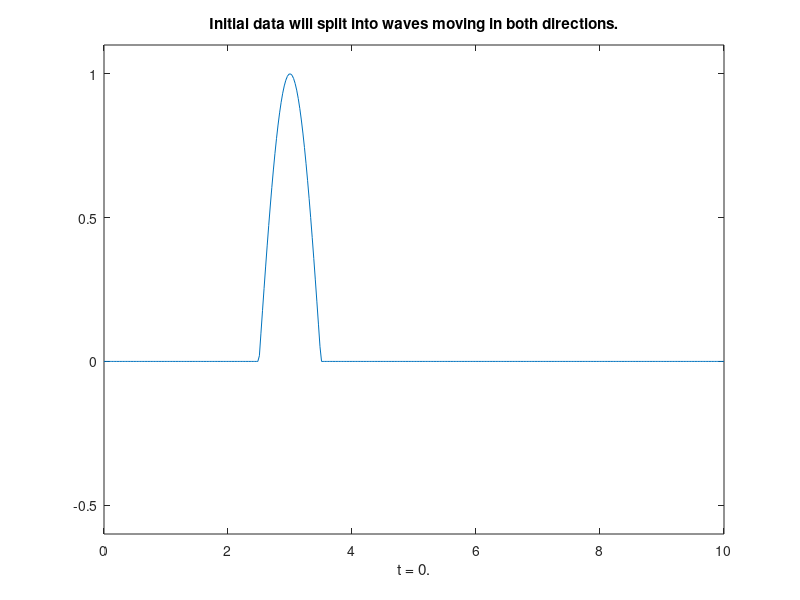

MATLAB code for this plot: (Note: this script raises an error after producing the figure.)
function waveeqn
% Example 7.1 of Chapter 8 in E.C. Zachmanoglou and D.W. Thoe, Introduction 
% to Partial Differential Equations with Applications, Dover, New York, 1986 
% treats a semi-infinite string with fixed end. Fig. 7.4 shows how an initial
% profile splits into waves travelling both left and right.  When the wave
% moving left reaches x = 0, it is reflected and starts moving right. Here 
% the problem is solved on [0,10] with an extrapolation boundary condition 
% at the right end.  The wave equation is written as a first order system 
% using the variables of B. Gustafsson, H.-O. Kreiss, and J. Oliger, Time 
% Dependent Problems and Difference Methods, Wiley, New York, 1995, found 
% on p. 364. The PDEs are written as a conservation law so that all the 
% methods can be applied.

t = 0;
infinity = 10;
Npoints = 400;
x = linspace(0,infinity,Npoints);

V = zeros(2,Npoints);
% The desired solution u corresponds to V(1,:). The other variable v is of
% no interest except that v(x,0) is the integral from 0 to x of u_t(x,0). 
% With the given value u_t(x,0) = 0, we have V(2,:) = 0.
for m = 1:Npoints
    if abs(x(m) - 3) < 0.5
        V(1,m) = cos(pi*(x(m)-3));
    end
end

meth = menu('Specify the method','LxF','LxW','SLxW','NT');
switch meth
    case 1
        method = 'LxF';
    case 2
        method = 'LxW';
    case 3
        method = 'SLxW';
    case 4
        method = 'NT';
end

close all
plot(x,V(1,:))
axis([0 infinity -0.6 1.1]) 
title('Initial data will split into waves moving in both directions.')
xlabel('t = 0.')
pause

% A constant step size is appropriate.
dx = x(2) - x(1);
timestep = 0.9*dx;

sol = setup(3,@cl,t,x,V,method,[],@bcfun);

howfar = 1;
for m = 1:6
    sol = hpde(sol,howfar,timestep);                              
    t = sol.t;
    V = sol.u;
    plot(x,V(1,:))
    axis([0 infinity -0.6 1.1]) 
    xlabel(['t = ',num2str(t),'.'])
    if m <= 3
        title('Waves moving both left and right.')
    else
        title('Wave moving left reflects at x = 0 and starts moving right.')
    end
    pause
end

%=========================================================================
% Subfunctions

    function F = cl(V)
        F = [V(2,:); V(1,:)];
    % end function cl
    
    function [VL,VR] = bcfun(t,VL,VR)
        % u(0,t) = 0, extrapolation BC at infinity
        VL(1) = 0;
    % end function bcfun

% end function waveeqn